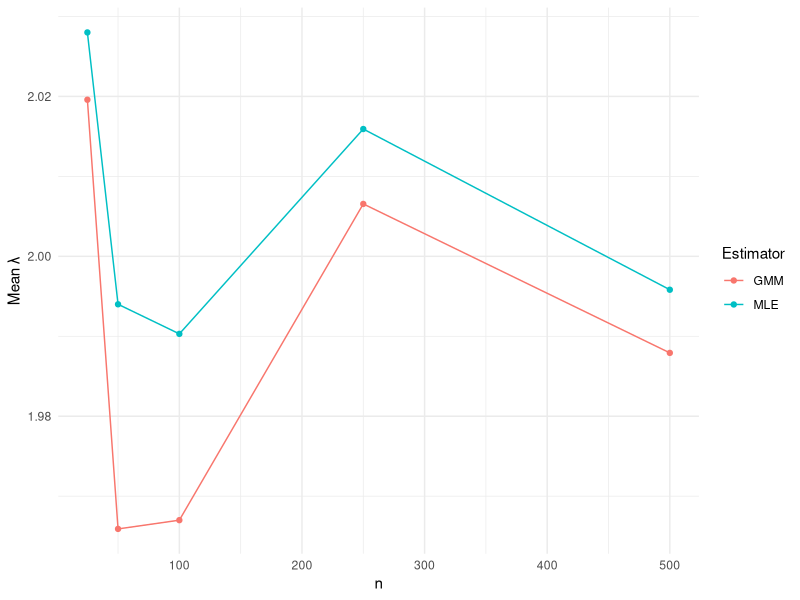
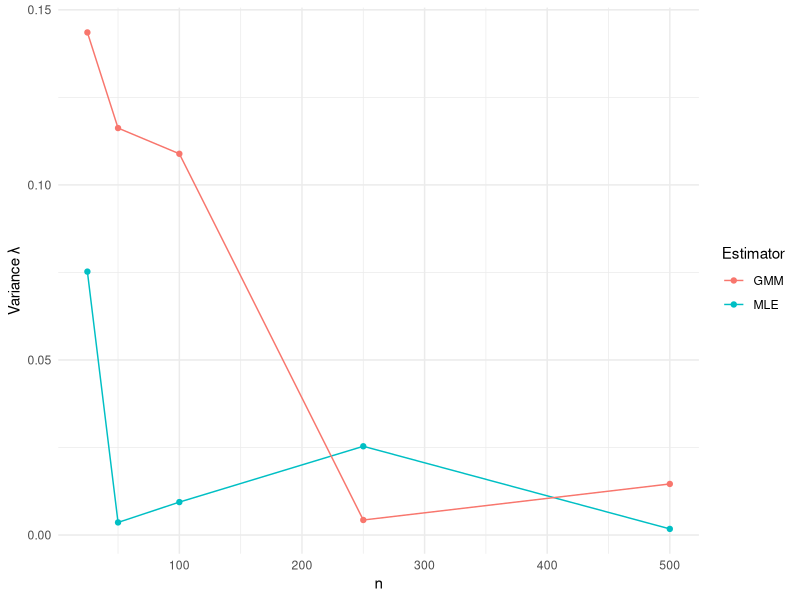
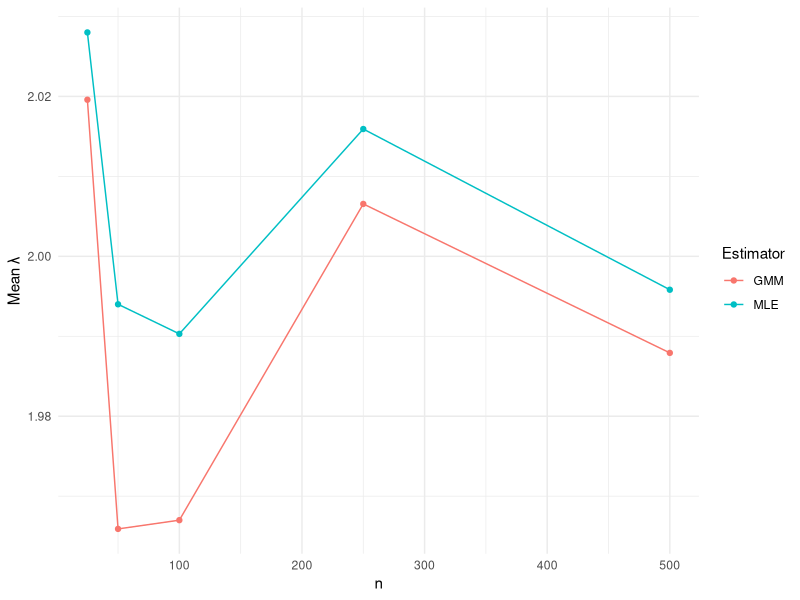
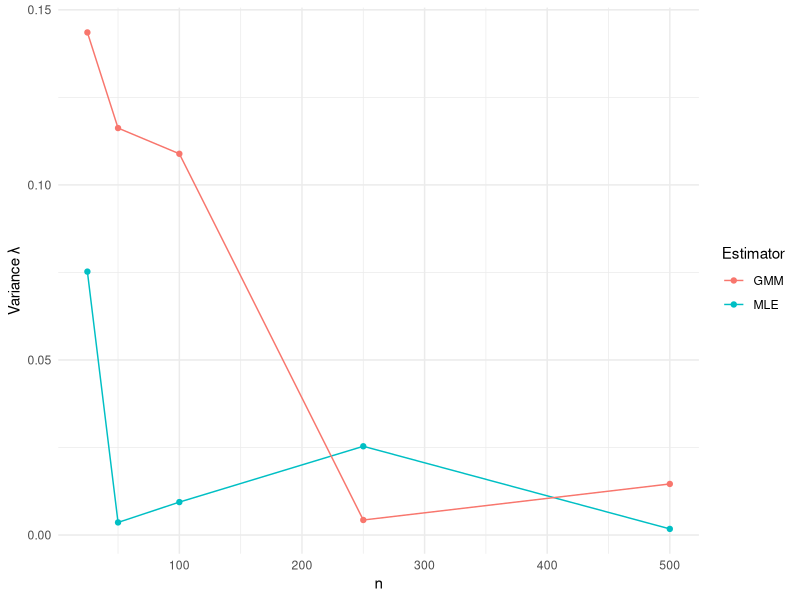

Source code (R) for these figures, in order:
########################
######### PS 3 #########
########################

#load packages#
library(dplyr)
library(ggplot2)
library(readr)

##### Q 1 ################

### d ###

N <- c(25, 50, 100, 250, 500) #samples sizes 

for (n in N) {
  
  for (i in 1:100) {
  
  x_i_n <- rpois(n, 2)
  
  x_bar <- mean(x_i_n) 
  
  s2 <- mean((x_i_n - x_bar)^2)
  
  lambda_hat_MLE_n_i <- sum(x_i_n)/n
  
  lambda_hat_GMM_n_i <- (x_bar + s2)/2
  
    if (i == 1) {
  
    est_n <- tibble(
    lambda_hat_MLE = lambda_hat_MLE_n_i, 
    lambda_hat_GMM = lambda_hat_GMM_n_i, 
    i = i,  
    n = n 
      )
    }
  
    else{ 
    est_n <- rbind(est_n, tibble(
    lambda_hat_MLE = lambda_hat_MLE_n_i, 
    lambda_hat_GMM = lambda_hat_GMM_n_i, 
    i = i,  
    n = n

    ))
    }
  }
  
  #Calculate mean estimtors#
  
  lambda_MLE_bar_n <- sum(est_n$lambda_hat_MLE) / 100
  var_lambda_MLE_n <- (1 / 100) * sum((est_n$lambda_hat_MLE - 2)^2)
  
  lambda_GMM_bar_n <- sum(est_n$lambda_hat_GMM)/100
  var_lambda_GMM_n <- (1 / 100) * sum((est_n$lambda_hat_GMM - 2)^2)
  
  if (n == 25) {
    
    est_all <- tibble(  
    lambda_MLE_bar = lambda_MLE_bar_n, 
    var_lambda_MLE = var_lambda_MLE_n, 
    
    lambda_GMM_bar = lambda_GMM_bar_n, 
    var_lambda_GMM = var_lambda_GMM_n, 
    
    n = n 
    )
  }
  
  else {
    est_all <- rbind(est_all, tibble(
      lambda_MLE_bar = sum(est_n$lambda_hat_MLE) / 100, 
      var_lambda_MLE = (sum(est_n$lambda_hat_MLE - 2))^2 / 100, 
      
      lambda_GMM_bar = sum(est_n$lambda_hat_GMM)/100, 
      var_lambda_GMM = (sum(est_n$lambda_hat_GMM - 2))^2 / 100, 
      
      n = n 
    ))
  }
}


# Plot the estimators over n # 

# Lambda bar # 

plot_1 <-ggplot(est_all, aes(x = n)) +
  geom_line(aes(y = lambda_MLE_bar, color = "MLE")) +
  geom_point(aes(y = lambda_MLE_bar, color = "MLE")) +
  geom_line(aes(y = lambda_GMM_bar, color = "GMM")) +
  geom_point(aes(y = lambda_GMM_bar, color = "GMM")) +
  labs(
    y = "Mean λ",
    color = "Estimator"
  ) +
  theme_minimal()

print(plot_1)

ggsave(
  filename = "lambda_bar_estimates.pdf",
  plot     = plot_1,
  width    = 8,
  height   = 6
)

# Variance # 

plot_2 <-ggplot(est_all, aes(x = n)) +
  geom_line(aes(y = var_lambda_MLE, color = "MLE")) +
  geom_point(aes(y = var_lambda_MLE, color = "MLE")) +
  geom_line(aes(y = var_lambda_GMM, color = "GMM")) +
  geom_point(aes(y = var_lambda_GMM, color = "GMM")) +
  labs(
    y = "Variance λ",
    color = "Estimator"
  ) +
  theme_minimal()

print(plot_2)

ggsave(
  filename = "var_lambda_estimates.pdf",
  plot     = plot_2,
  width    = 8,
  height   = 6
)

############## Q2 ###########################


######### d ##############

#Import dataset # 
df_2 <- read_csv("ProblemSet3data.csv")

#### Run a grid search algorithm ### 

# Define objective function # 



obj <- function(r,D,k,B){
  
  
  
}
